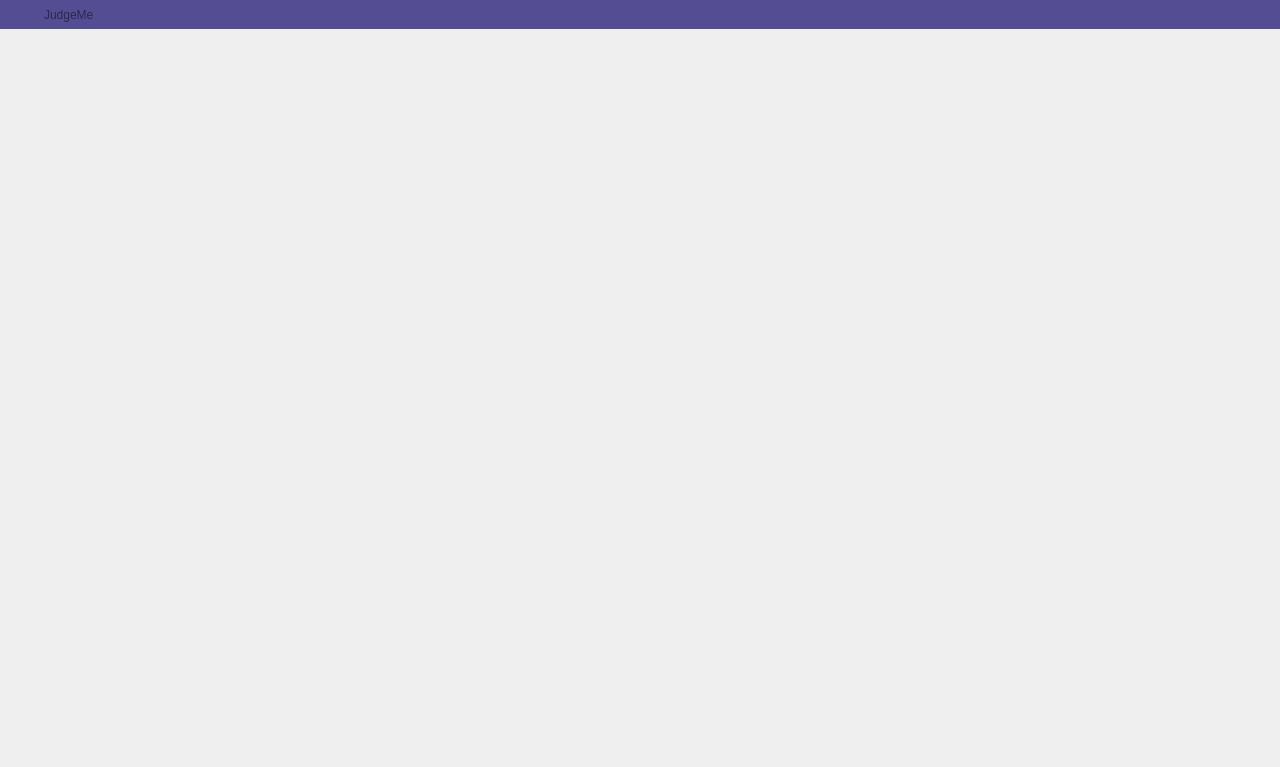
<?xml version="1.0" encoding="UTF-8"?>
<ui version="4.0">
 <class>MainWindow</class>
 <widget class="QMainWindow" name="MainWindow">
  <property name="windowModality">
   <enum>Qt::NonModal</enum>
  </property>
  <property name="geometry">
   <rect>
    <x>0</x>
    <y>0</y>
    <width>1280</width>
    <height>767</height>
   </rect>
  </property>
  <property name="sizePolicy">
   <sizepolicy hsizetype="Fixed" vsizetype="Fixed">
    <horstretch>0</horstretch>
    <verstretch>0</verstretch>
   </sizepolicy>
  </property>
  <property name="baseSize">
   <size>
    <width>1280</width>
    <height>720</height>
   </size>
  </property>
  <property name="tabletTracking">
   <bool>false</bool>
  </property>
  <property name="contextMenuPolicy">
   <enum>Qt::PreventContextMenu</enum>
  </property>
  <property name="windowTitle">
   <string>JudgeMe</string>
  </property>
  <property name="windowIcon">
   <iconset resource="../resource.qrc">
    <normaloff>:/titlebar/images/titlebar/icon.png</normaloff>:/titlebar/images/titlebar/icon.png</iconset>
  </property>
  <property name="autoFillBackground">
   <bool>false</bool>
  </property>
  <property name="styleSheet">
   <string notr="true"/>
  </property>
  <property name="documentMode">
   <bool>false</bool>
  </property>
  <property name="unifiedTitleAndToolBarOnMac">
   <bool>false</bool>
  </property>
  <widget class="QWidget" name="centralwidget">
   <property name="sizePolicy">
    <sizepolicy hsizetype="Preferred" vsizetype="Preferred">
     <horstretch>0</horstretch>
     <verstretch>0</verstretch>
    </sizepolicy>
   </property>
   <property name="styleSheet">
    <string notr="true">QWidget#centralwidget {
	border-image: url(:/main/images/main/background.png);
	margin-top: 28px;
}</string>
   </property>
   <layout class="QGridLayout" name="gridLayout">
    <property name="leftMargin">
     <number>0</number>
    </property>
    <property name="topMargin">
     <number>0</number>
    </property>
    <property name="rightMargin">
     <number>0</number>
    </property>
    <property name="bottomMargin">
     <number>0</number>
    </property>
    <property name="spacing">
     <number>0</number>
    </property>
    <item row="2" column="0">
     <layout class="QHBoxLayout" name="mainLayout">
      <property name="spacing">
       <number>190</number>
      </property>
      <property name="topMargin">
       <number>0</number>
      </property>
      <property name="rightMargin">
       <number>0</number>
      </property>
      <property name="bottomMargin">
       <number>305</number>
      </property>
      <item>
       <layout class="QVBoxLayout" name="mainMenuLayout">
        <property name="spacing">
         <number>30</number>
        </property>
        <property name="leftMargin">
         <number>60</number>
        </property>
        <property name="topMargin">
         <number>30</number>
        </property>
        <item>
         <widget class="QPushButton" name="add">
          <property name="sizePolicy">
           <sizepolicy hsizetype="Fixed" vsizetype="Fixed">
            <horstretch>0</horstretch>
            <verstretch>0</verstretch>
           </sizepolicy>
          </property>
          <property name="minimumSize">
           <size>
            <width>70</width>
            <height>70</height>
           </size>
          </property>
          <property name="cursor">
           <cursorShape>ArrowCursor</cursorShape>
          </property>
          <property name="styleSheet">
           <string notr="true">#add {
	image: url(:/main/images/main/add.png);
	border: none
}

#add:hover {
	image: url(:/main/images/main/add-hover.png);
	border: none;
}</string>
          </property>
          <property name="text">
           <string/>
          </property>
         </widget>
        </item>
        <item>
         <widget class="QPushButton" name="edit">
          <property name="sizePolicy">
           <sizepolicy hsizetype="Fixed" vsizetype="Fixed">
            <horstretch>0</horstretch>
            <verstretch>0</verstretch>
           </sizepolicy>
          </property>
          <property name="minimumSize">
           <size>
            <width>70</width>
            <height>70</height>
           </size>
          </property>
          <property name="styleSheet">
           <string notr="true">#edit {
	image: url(:/main/images/main/edit.png);
	border: none
}

#edit:hover {
	image: url(:/main/images/main/edit-hover.png);
	border: none;
}</string>
          </property>
          <property name="text">
           <string/>
          </property>
         </widget>
        </item>
        <item>
         <layout class="QVBoxLayout" name="trashBasketLayout" stretch="0,0">
          <property name="spacing">
           <number>0</number>
          </property>
          <property name="sizeConstraint">
           <enum>QLayout::SetDefaultConstraint</enum>
          </property>
          <property name="leftMargin">
           <number>0</number>
          </property>
          <property name="topMargin">
           <number>0</number>
          </property>
          <property name="bottomMargin">
           <number>0</number>
          </property>
          <item>
           <widget class="QPushButton" name="trashBasket">
            <property name="sizePolicy">
             <sizepolicy hsizetype="Minimum" vsizetype="Ignored">
              <horstretch>0</horstretch>
              <verstretch>0</verstretch>
             </sizepolicy>
            </property>
            <property name="minimumSize">
             <size>
              <width>70</width>
              <height>70</height>
             </size>
            </property>
            <property name="mouseTracking">
             <bool>false</bool>
            </property>
            <property name="styleSheet">
             <string notr="true">#trashBasket {
	image: url(:/main/images/main/trash-basket.png);
	border: none
}

#trashBasket:hover {
	image: url(:/main/images/main/trash-basket-hover.png);
	border: none;
}</string>
            </property>
            <property name="text">
             <string/>
            </property>
            <property name="icon">
             <iconset theme="12">
              <normaloff>.</normaloff>.</iconset>
            </property>
           </widget>
          </item>
          <item>
           <widget class="QLabel" name="label_3">
            <property name="sizePolicy">
             <sizepolicy hsizetype="Minimum" vsizetype="Fixed">
              <horstretch>0</horstretch>
              <verstretch>0</verstretch>
             </sizepolicy>
            </property>
            <property name="maximumSize">
             <size>
              <width>32</width>
              <height>43</height>
             </size>
            </property>
            <property name="toolTipDuration">
             <number>1</number>
            </property>
            <property name="autoFillBackground">
             <bool>false</bool>
            </property>
            <property name="styleSheet">
             <string notr="true">image: url(:/main/images/main/trash-basket-item-count-background.png);
color: white;</string>
            </property>
            <property name="text">
             <string/>
            </property>
            <property name="textFormat">
             <enum>Qt::RichText</enum>
            </property>
            <property name="scaledContents">
             <bool>false</bool>
            </property>
            <property name="alignment">
             <set>Qt::AlignCenter</set>
            </property>
            <property name="wordWrap">
             <bool>false</bool>
            </property>
            <property name="margin">
             <number>0</number>
            </property>
            <property name="indent">
             <number>-1</number>
            </property>
            <property name="openExternalLinks">
             <bool>false</bool>
            </property>
            <property name="textInteractionFlags">
             <set>Qt::LinksAccessibleByMouse</set>
            </property>
           </widget>
          </item>
         </layout>
        </item>
        <item>
         <spacer name="verticalSpacer">
          <property name="orientation">
           <enum>Qt::Vertical</enum>
          </property>
          <property name="sizeType">
           <enum>QSizePolicy::MinimumExpanding</enum>
          </property>
          <property name="sizeHint" stdset="0">
           <size>
            <width>20</width>
            <height>40</height>
           </size>
          </property>
         </spacer>
        </item>
       </layout>
      </item>
      <item>
       <widget class="QStackedWidget" name="stackedWidget">
        <property name="sizePolicy">
         <sizepolicy hsizetype="Preferred" vsizetype="Preferred">
          <horstretch>0</horstretch>
          <verstretch>0</verstretch>
         </sizepolicy>
        </property>
        <property name="currentIndex">
         <number>0</number>
        </property>
        <widget class="QWidget" name="page">
         <layout class="QHBoxLayout" name="loh">
          <property name="spacing">
           <number>0</number>
          </property>
          <property name="leftMargin">
           <number>0</number>
          </property>
          <property name="topMargin">
           <number>45</number>
          </property>
          <property name="rightMargin">
           <number>0</number>
          </property>
          <property name="bottomMargin">
           <number>0</number>
          </property>
         </layout>
        </widget>
        <widget class="QWidget" name="page_2">
         <layout class="QHBoxLayout" name="horizontalLayout_2">
          <property name="spacing">
           <number>0</number>
          </property>
          <property name="leftMargin">
           <number>0</number>
          </property>
          <property name="topMargin">
           <number>45</number>
          </property>
          <property name="rightMargin">
           <number>0</number>
          </property>
          <property name="bottomMargin">
           <number>0</number>
          </property>
         </layout>
        </widget>
       </widget>
      </item>
     </layout>
    </item>
    <item row="0" column="0">
     <layout class="QHBoxLayout" name="titleBarLayout">
      <property name="spacing">
       <number>0</number>
      </property>
      <property name="leftMargin">
       <number>0</number>
      </property>
      <property name="topMargin">
       <number>0</number>
      </property>
      <property name="rightMargin">
       <number>0</number>
      </property>
      <property name="bottomMargin">
       <number>0</number>
      </property>
      <item>
       <widget class="QLabel" name="icon">
        <property name="sizePolicy">
         <sizepolicy hsizetype="Minimum" vsizetype="Minimum">
          <horstretch>0</horstretch>
          <verstretch>0</verstretch>
         </sizepolicy>
        </property>
        <property name="minimumSize">
         <size>
          <width>44</width>
          <height>29</height>
         </size>
        </property>
        <property name="styleSheet">
         <string notr="true">image: url(:/titlebar/images/titlebar/icon.png);
background-color: #554d93;
	padding-left: 10px;
	padding-bottom: 4px;
	padding-top: 4px;</string>
        </property>
        <property name="frameShape">
         <enum>QFrame::NoFrame</enum>
        </property>
        <property name="frameShadow">
         <enum>QFrame::Plain</enum>
        </property>
        <property name="text">
         <string/>
        </property>
        <property name="scaledContents">
         <bool>false</bool>
        </property>
        <property name="wordWrap">
         <bool>false</bool>
        </property>
        <property name="margin">
         <number>0</number>
        </property>
        <property name="indent">
         <number>-1</number>
        </property>
       </widget>
      </item>
      <item>
       <widget class="QLabel" name="title">
        <property name="sizePolicy">
         <sizepolicy hsizetype="Expanding" vsizetype="Minimum">
          <horstretch>0</horstretch>
          <verstretch>0</verstretch>
         </sizepolicy>
        </property>
        <property name="styleSheet">
         <string notr="true">#title {
	color: #2b284c;
	background-color: #554d93;
	font-size: 12px;
}</string>
        </property>
        <property name="text">
         <string>JudgeMe</string>
        </property>
       </widget>
      </item>
      <item>
       <widget class="QToolButton" name="rollup">
        <property name="styleSheet">
         <string notr="true">#rollup {
  	image: url(:/titlebar/images/titlebar/rollup.png);
	background-color: #554d93;
	padding-left: 5px;
	padding-right: 5px;
	padding-top: 7px;
	padding-bottom: 7px;
	border: 1px solid #554d93
}

#rollup:hover {
   image: url(:/titlebar/images/titlebar/rollup-hover.png);
    background-repeat: no-repeat;
	background-color: #6d64ae;
	border: #6d64ae;
}</string>
        </property>
        <property name="text">
         <string/>
        </property>
        <property name="iconSize">
         <size>
          <width>20</width>
          <height>10</height>
         </size>
        </property>
       </widget>
      </item>
      <item>
       <widget class="QToolButton" name="close">
        <property name="styleSheet">
         <string notr="true">#close {
  	image: url(:/titlebar/images/titlebar/close.png);
    background-repeat: no-repeat;
	background-color: #554d93;
	padding-left: 5px;
	padding-right: 5px;
	padding-top: 7px;
	padding-bottom: 7px;
	border: 1px solid #554d93
}

#close:hover {
	image: url(:/titlebar/images/titlebar/close-hover.png);
    background-repeat: no-repeat;
	background-color: #a84747; 
	border: #a84747;
}</string>
        </property>
        <property name="text">
         <string/>
        </property>
        <property name="iconSize">
         <size>
          <width>20</width>
          <height>10</height>
         </size>
        </property>
       </widget>
      </item>
     </layout>
    </item>
    <item row="1" column="0">
     <layout class="QHBoxLayout" name="horizontalLayout">
      <property name="topMargin">
       <number>1</number>
      </property>
      <property name="rightMargin">
       <number>20</number>
      </property>
      <property name="bottomMargin">
       <number>0</number>
      </property>
      <item>
       <spacer name="horizontalSpacer">
        <property name="orientation">
         <enum>Qt::Horizontal</enum>
        </property>
        <property name="sizeHint" stdset="0">
         <size>
          <width>40</width>
          <height>20</height>
         </size>
        </property>
       </spacer>
      </item>
      <item>
       <widget class="QPushButton" name="search">
        <property name="sizePolicy">
         <sizepolicy hsizetype="Fixed" vsizetype="Fixed">
          <horstretch>0</horstretch>
          <verstretch>0</verstretch>
         </sizepolicy>
        </property>
        <property name="minimumSize">
         <size>
          <width>30</width>
          <height>27</height>
         </size>
        </property>
        <property name="styleSheet">
         <string notr="true">#search {
	image: url(:/main/images/main/search.png);
	border: none;
}
#search:hover {
	image: url(:/main/images/main/search-hover.png);
	border: none;
}</string>
        </property>
        <property name="text">
         <string/>
        </property>
       </widget>
      </item>
      <item>
       <widget class="QPushButton" name="sort">
        <property name="sizePolicy">
         <sizepolicy hsizetype="Fixed" vsizetype="Fixed">
          <horstretch>0</horstretch>
          <verstretch>0</verstretch>
         </sizepolicy>
        </property>
        <property name="minimumSize">
         <size>
          <width>30</width>
          <height>27</height>
         </size>
        </property>
        <property name="styleSheet">
         <string notr="true">#sort {
	image: url(:/main/images/main/sort.png);
	border: none;
}
#sort:hover {
	image: url(:/main/images/main/sort-hover.png);
	border: none;
}</string>
        </property>
        <property name="text">
         <string/>
        </property>
       </widget>
      </item>
      <item>
       <widget class="QPushButton" name="help">
        <property name="sizePolicy">
         <sizepolicy hsizetype="Fixed" vsizetype="Fixed">
          <horstretch>0</horstretch>
          <verstretch>0</verstretch>
         </sizepolicy>
        </property>
        <property name="minimumSize">
         <size>
          <width>30</width>
          <height>27</height>
         </size>
        </property>
        <property name="styleSheet">
         <string notr="true">#help {
	image: url(:/main/images/main/help.png);
	border: none;
}
#help:hover {
	image: url(:/main/images/main/help-hover.png);
	border: none;
}</string>
        </property>
        <property name="text">
         <string/>
        </property>
       </widget>
      </item>
     </layout>
    </item>
   </layout>
  </widget>
 </widget>
 <resources>
  <include location="../resource.qrc"/>
 </resources>
 <connections/>
</ui>
